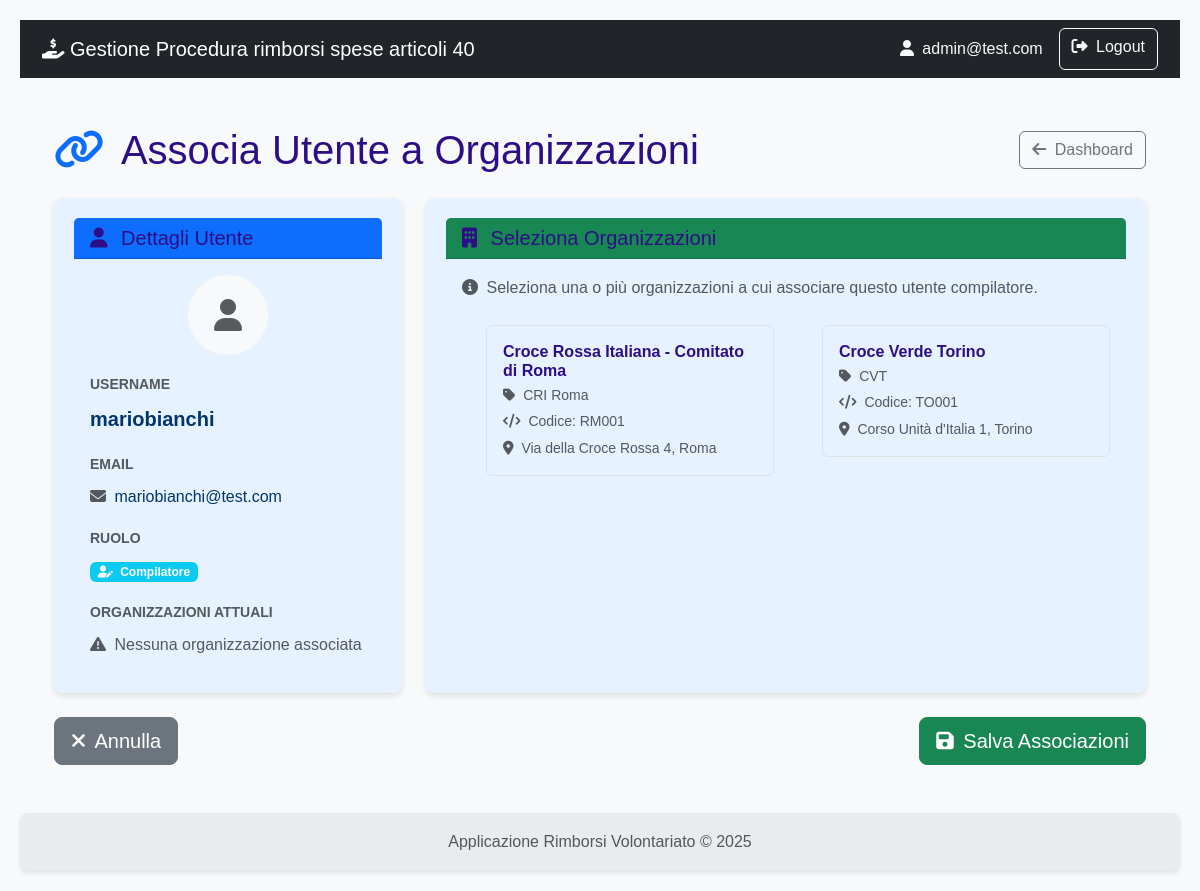
The app's page /associa_utente/5 (signed in) with its own data.
### rimborsi/models.py (models this page shows)
class User(db.Model, UserMixin):
    id = db.Column(db.Integer, primary_key=True)
    username = db.Column(db.String(80), nullable=False)
    email = db.Column(db.String(120), nullable=False)
    password_hash = db.Column(db.String(120), nullable=False)
    role = db.Column(db.String(20), nullable=False)
    organizzazioni = db.relationship('Organizzazione', secondary=associazione_utente_organizzazione, back_populates='utenti_compilatori')
    __table_args__ = (
        db.UniqueConstraint('username', name='uq_user_username'),
        db.UniqueConstraint('email', name='uq_user_email'),
    )

class Organizzazione(db.Model):
    id = db.Column(db.Integer, primary_key=True)
    nome = db.Column(db.String(150), nullable=False)
    acronimo = db.Column(db.String(20))
    codice_interno = db.Column(db.String(20)) # Rimosso unique=True
    indirizzo = db.Column(db.String(200))
    mezzi = db.relationship('MezzoAttrezzatura', backref='organizzazione', lazy=True)
    richieste = db.relationship('Richiesta', backref='organizzazione', lazy=True)
    utenti_compilatori = db.relationship('User', secondary=associazione_utente_organizzazione, back_populates='organizzazioni')
    __table_args__ = (db.UniqueConstraint('codice_interno', name='uq_organizzazione_codice_interno'),)

### rimborsi/main/routes.py (the view, shortened to what this page needs)
@main.route('/associa_utente/<int:user_id>', methods=['GET', 'POST'])
@login_required
def associa_utente(user_id):
    if current_user.role != 'amministratore':
        flash('Solo gli amministratori possono associare utenti alle organizzazioni.', 'danger')
        return redirect(url_for('main.dashboard'))
    utente = User.query.get_or_404(user_id)
    if utente.role != 'compilatore':
        flash('Solo gli utenti con ruolo "compilatore" possono essere associati alle organizzazioni.', 'danger')
        return redirect(url_for('main.dashboard'))
    organizzazioni = Organizzazione.query.all()
    return render_template('main/associa_utente.html', utente=utente, organizzazioni=organizzazioni)

### rimborsi/templates/main/associa_utente.html (shortened to what this page needs)
{% extends 'base.html' %}
{% block content %}
<div class="container py-4">
    <div class="d-flex justify-content-between align-items-center mb-4">
        <h1 class="mb-0">
            <i class="fas fa-link me-2 text-primary"></i>
            Associa Utente a Organizzazioni
        </h1>
        <a href="{{ url_for('main.dashboard') }}" class="btn btn-outline-secondary">
            <i class="fas fa-arrow-left me-1"></i> Dashboard
        </a>
    </div>
    <form method="POST">
        <div class="row g-4">
            <div class="col-md-4">
                <div class="card shadow-sm h-100">
                    <div class="card-header bg-primary text-white">
                        <h5 class="mb-0">
                            <i class="fas fa-user me-2"></i>
                            Dettagli Utente
                        </h5>
                    </div>
                    <div class="card-body">
                        <div class="text-center mb-3">
                            <div class="bg-light rounded-circle d-inline-flex align-items-center justify-content-center"
                                 style="width: 80px; height: 80px;">
                                <i class="fas fa-user fa-2x text-muted"></i>
                            </div>
                        </div>
                        <div class="mb-3">
                            <label class="form-label fw-bold text-muted small">USERNAME</label>
                            <p class="mb-0 fs-5 fw-semibold">{{ utente.username }}</p>
                        </div>
                        <div class="mb-3">
                            <label class="form-label fw-bold text-muted small">EMAIL</label>
                            <p class="mb-0">
                                <i class="fas fa-envelope me-1 text-muted"></i>
                                {{ utente.email }}
                            </p>
                        </div>
                        <div class="mb-3">
                            <label class="form-label fw-bold text-muted small">RUOLO</label>
                            <p class="mb-0">
                                <span class="badge bg-info">
                                    <i class="fas fa-user-edit me-1"></i>
                                    Compilatore
                                </span>
                            </p>
                        </div>
                        <div class="mb-0">
                            <label class="form-label fw-bold text-muted small">ORGANIZZAZIONI ATTUALI</label>
                            {% if utente.organizzazioni %}
                                {% for org in utente.organizzazioni %}
                                <span class="badge bg-success me-1 mb-1">
                                    <i class="fas fa-building me-1"></i>
                                    {{ org.nome }}
                                </span>
                                {% endfor %}
                            {% else %}
                                <p class="text-muted mb-0">
                                    <i class="fas fa-exclamation-triangle me-1"></i>
                                    Nessuna organizzazione associata
                                </p>
                            {% endif %}
                        </div>
                    </div>
                </div>
            </div>
            <div class="col-md-8">
                <div class="card shadow-sm h-100">
                    <div class="card-header bg-success text-white">
                        <h5 class="mb-0">
                            <i class="fas fa-building me-2"></i>
                            Seleziona Organizzazioni
                        </h5>
                    </div>
                    <div class="card-body">
                        <p class="text-muted mb-4">
                            <i class="fas fa-info-circle me-1"></i>
                            Seleziona una o più organizzazioni a cui associare questo utente compilatore.
                        </p>
                        {% if organizzazioni %}
                        <div class="row">
                            {% for org in organizzazioni %}
                            <div class="col-md-6 mb-3">
                                <div class="form-check">
                                    <label class="form-check-label w-100" for="org{{ org.id }}">
                                        <div class="border rounded p-3 h-100 checkbox-card"
                                             style="cursor: pointer; transition: all 0.2s ease;">
                                            <div class="d-flex align-items-start">
                                                <div class="flex-grow-1">
                                                    <h6 class="mb-1 fw-bold">{{ org.nome }}</h6>
                                                    {% if org.acronimo %}
                                                    <p class="mb-1 text-muted small">
                                                        <i class="fas fa-tag me-1"></i>
                                                        {{ org.acronimo }}
                                                    </p>
                                                    {% endif %}
                                                    {% if org.codice_interno %}
                                                    <p class="mb-1 text-muted small">
                                                        <i class="fas fa-code me-1"></i>
                                                        Codice: {{ org.codice_interno }}
                                                    </p>
                                                    {% endif %}
                                                    {% if org.indirizzo %}
                                                    <p class="mb-0 text-muted small">
                                                        <i class="fas fa-map-marker-alt me-1"></i>
                                                        {{ org.indirizzo[:50] }}{% if org.indirizzo|length > 50 %}...{% endif %}
                                                    </p>
                                                    {% endif %}
                                                </div>
                                            </div>
                                        </div>
                                    </label>
                                </div>
                            </div>
                            {% endfor %}
                        </div>
                        {% endif %}
                    </div>
                </div>
            </div>
        </div>
        {% if organizzazioni %}
        <div class="d-flex justify-content-between mt-4">
            <a href="{{ url_for('main.dashboard') }}" class="btn btn-secondary btn-lg">
                <i class="fas fa-times me-1"></i> Annulla
            </a>
            <button type="submit" class="btn btn-success btn-lg">
                <i class="fas fa-save me-1"></i> Salva Associazioni
            </button>
        </div>
        {% endif %}
    </form>
</div>
{% endblock %}

### rimborsi/templates/base.html (shortened to what this page needs)
<!doctype html>
<html lang="it" class="h-100">
<head>
    <link href="https://cdn.jsdelivr.net/npm/bootstrap@5.3.3/dist/css/bootstrap.min.css" rel="stylesheet" xintegrity="sha384-QWTKZyjpPEjISv5WaRU9OFeRpok6YctnYmDr5pNlyT2bRjXh0JMhjY6hW+ALEwIH">
    <link rel="stylesheet" href="https://cdnjs.cloudflare.com/ajax/libs/font-awesome/6.5.2/css/all.min.css" xintegrity="sha512-SnH5WK+bZxgPHs44uWIX+LLJAJ9/2PkPKZ5QiAj6Ta86w+fsb2TkcmfRyVX3pBnMFcV7oQPJkl9QevSCWr3W6A==" />
    <link rel="stylesheet" href="{{ url_for('static', filename='css/styles.css') }}">
</head>
<body>
    <nav class="navbar navbar-expand-lg navbar-dark bg-dark">
        <div class="container">
            <a class="navbar-brand" href="{{ url_for('auth.index') }}">
                <i class="fas fa-hand-holding-dollar"></i>
                Gestione Procedura rimborsi spese articoli 40
            </a>
            <div class="collapse navbar-collapse" id="navbarNav">
                <div class="d-flex ms-auto">
                    {% if current_user.is_authenticated %}
                        <span class="navbar-text me-3 text-light">
                            <i class="fas fa-user me-1"></i> {{ current_user.email }}
                        </span>
                        <a href="{{ url_for('auth.logout') }}" class="btn btn-outline-light">
                            <i class="fas fa-sign-out-alt me-1"></i> Logout
                        </a>
                    {% else %}
                        <a href="{{ url_for('auth.registrati') }}" class="btn btn-outline-light me-2">Registrati</a>
                        <a href="{{ url_for('auth.login') }}" class="btn btn-outline-light">Login</a>
                    {% endif %}
                </div>
            </div>
        </div>
    </nav>
    <main class="container my-4">
        {% block content %}{% endblock %}
    </main>
    <footer class="footer mt-auto py-3">
        <div class="container text-center">
            <span class="text-muted">Applicazione Rimborsi Volontariato &copy; 2025</span>
        </div>
    </footer>
</body>
</html>

### rimborsi/static/css/styles.css (style rules this page uses)
:root { --color-primary: #2e0e86; --color-primary-hover: #142fca; --color-text-light: #ffffff; --color-card-bg: #e6f2ff; --color-card-text: #00366d; --color-bg: #f4f4f4; --color-text-dark: #333; --color-link: #0055a4; --border-radius: 8px; --box-shadow: 0 2px 4px rgba(0, 0, 0, 0.1); --box-shadow-card: 0 3px 6px rgba(0, 0, 0, 0.1); --transition-standard: all 0.3s ease; }
body { font-family: Arial, sans-serif; background-color: var(--color-bg); color: var(--color-text-dark); margin: 0; padding: 20px; line-height: 1.6; }
h1, h2, h3, h4, h5, h6 { color: var(--color-primary); margin-top: 0; }
a { color: var(--color-link); text-decoration: none; }
.card { flex: 1; background-color: var(--color-card-bg); color: var(--color-card-text); border-radius: var(--border-radius); padding: 20px; box-shadow: var(--box-shadow-card); transition: transform 0.2s ease-in-out; border: none; }
.card-body i { transition: var(--transition-standard); }
.shadow-sm { box-shadow: var(--box-shadow-card) !important; }
.text-center { text-align: center; }
.footer { display: flex; justify-content: left; gap: 20px; background-color: var(--color-primary); padding: 15px 20px; border-radius: var(--border-radius); margin-top: 20px; box-shadow: var(--box-shadow); }

### rimborsi/templates/base.html (style rules this page uses)
body { display: flex; flex-direction: column; min-height: 100vh; background-color: #f8f9fa; }
main { flex: 1; }
.footer { background-color: #e9ecef; }

### rimborsi/templates/main/associa_utente.html (style rules this page uses)
.checkbox-card { transition: all 0.2s ease; }

### records on screen
User: email "admin@test.com"
User: username "mariobianchi", email "mariobianchi@test.com"
Organizzazione: nome "Croce Rossa Italiana - Comitato di Roma", acronimo "CRI Roma", codice_interno "RM001", indirizzo "Via della Croce Rossa 4, Roma"
Organizzazione: nome "Croce Verde Torino", acronimo "CVT", codice_interno "TO001", indirizzo "Corso Unità d'Italia 1, Torino"
